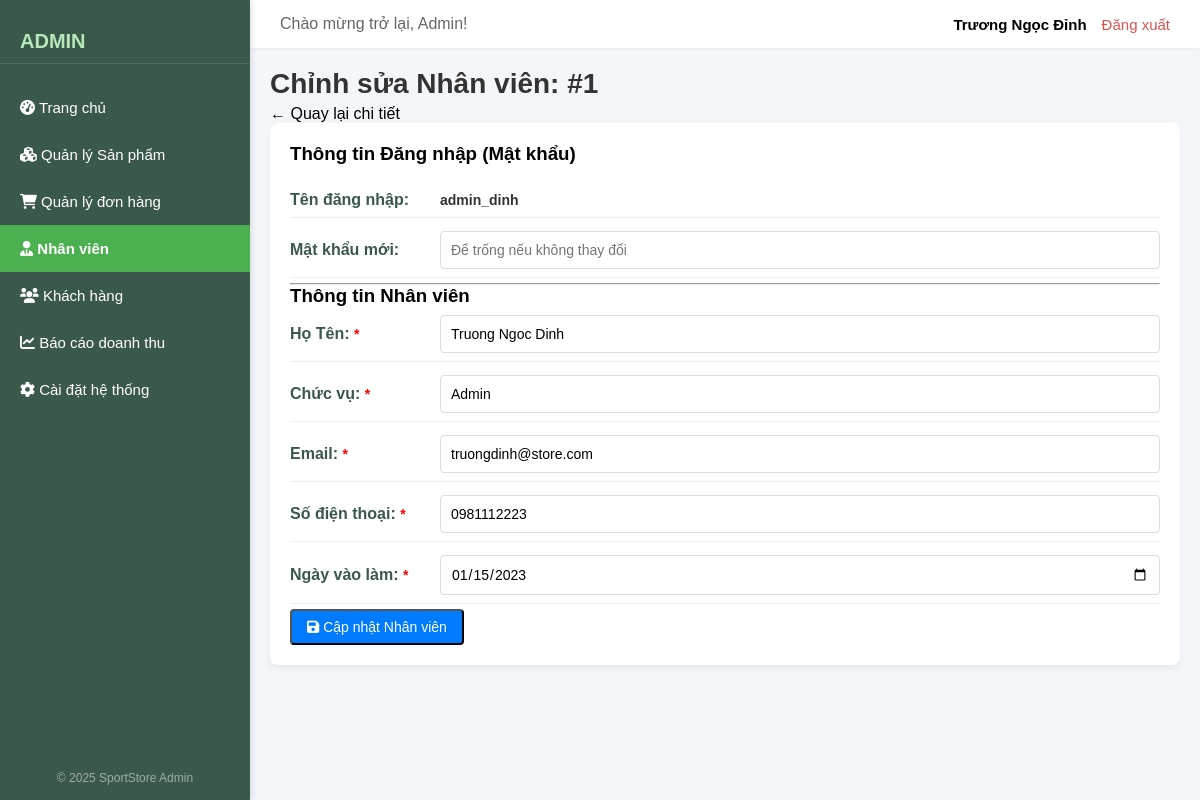
Screenshot of /admin/Nhanviens/edit.php?id=1 with the database file from the repository.
### tables this page shows
CREATE TABLE IF NOT EXISTS `nhanvien` (
  `nhanvien_id` int NOT NULL AUTO_INCREMENT,
  `taikhoan_id` int NOT NULL,
  `ho_ten` varchar(100) NOT NULL,
  `chuc_vu` varchar(50) DEFAULT NULL,
  `ngay_vao_lam` date DEFAULT NULL,
  `sdt` varchar(15) DEFAULT NULL,
  `email` varchar(100) DEFAULT NULL,
  PRIMARY KEY (`nhanvien_id`),
  UNIQUE KEY `taikhoan_id` (`taikhoan_id`)
);

CREATE TABLE IF NOT EXISTS `taikhoan` (
  `taikhoan_id` int NOT NULL AUTO_INCREMENT,
  `ten_dangnhap` varchar(50) NOT NULL,
  `mat_khau` varchar(255) NOT NULL,
  `vai_tro` varchar(20) NOT NULL COMMENT 'khachhang, nhanvien, admin',
  `trang_thai` varchar(20) NOT NULL DEFAULT 'active',
  PRIMARY KEY (`taikhoan_id`),
  UNIQUE KEY `ten_dangnhap` (`ten_dangnhap`)
);

### classes/DB.class.php (called while the page is built, shortened)
<?php
class DB
{
    private $conn;
    public function __construct()
    {
        $database = new Database();
        $this->conn = $database->getConnection();
    }
    public function selectOne($sql)
    {
        $result = $this->conn->query($sql);
        if ($result && $result->num_rows > 0) {
            $row = $result->fetch_object();
            return $row;
        }
        return null;
    }
}

### config/connect.php (called while the page is built, shortened)
<?php
class Database
{
    public function getConnection()
    {
        $this->conn = new mysqli(HOST, DB_USER, DB_PASS, DB_NAME);
        $this->conn->set_charset("utf8");
        return $this->conn;
    }
}

### controller/NhanvienController.php (called while the page is built, shortened)
<?php
$root_path = dirname(__DIR__);
require_once $root_path . '/config/connect.php';
require_once $root_path . '/classes/DB.class.php';
require_once $root_path . '/classes/Nhanvien.class.php';
class NhanvienController
{
    private $nhanvienModel;
    public function __construct()
    {
        $this->nhanvienModel = new Nhanvien();
    }
    public function detail($id)
    {
        $nhanvien = null;
        $message = null;
        if ($this->nhanvienModel->readOne($id)) {
            $nhanvien = (object)[
                'nhanvien_id' => $this->nhanvienModel->nhanvien_id,
                'ho_ten' => $this->nhanvienModel->ho_ten,
                'email' => $this->nhanvienModel->email,
                'sdt' => $this->nhanvienModel->sdt,
                'chuc_vu' => $this->nhanvienModel->chuc_vu,
                'ngay_vao_lam' => $this->nhanvienModel->ngay_vao_lam,
                'ten_dangnhap' => $this->nhanvienModel->ten_dangnhap,
                'trang_thai' => $this->nhanvienModel->trang_thai,
            ];
        } else {
            $message = "Lỗi: Không tìm thấy Nhân viên có ID " . $id;
        }
        return [
            'nhanvien' => $nhanvien,
            'message' => $message
        ];
    }
}

### classes/Nhanvien.class.php (called while the page is built, shortened)
<?php
class Nhanvien
{
    private $db;
    private $table_nhanvien = 'nhanvien';
    private $table_taikhoan = 'taikhoan';
    public function __construct()
    {
        $this->db = new DB();
    }
    public function readOne($id)
    {
        $safe_id = (int)$id;
        $query = "
            SELECT
                nv.*, tk.ten_dangnhap, tk.trang_thai
            FROM
                " . $this->table_nhanvien . " nv
            JOIN
                " . $this->table_taikhoan . " tk ON nv.taikhoan_id = tk.taikhoan_id
            WHERE
                nv.nhanvien_id = $safe_id
            LIMIT 0,1";
        $row = $this->db->selectOne($query);
        if ($row) {
            $this->nhanvien_id = $row->nhanvien_id ?? null;
            $this->ho_ten = $row->ho_ten ?? null;
            $this->email = $row->email ?? null;
            $this->sdt = $row->sdt ?? null;
            $this->chuc_vu = $row->chuc_vu ?? null;
            $this->ngay_vao_lam = $row->ngay_vao_lam ?? null;
            $this->ten_dangnhap = $row->ten_dangnhap ?? null;
            $this->trang_thai = $row->trang_thai ?? null;
            return true;
        }
        return false;
    }
}

### admin/Nhanviens/edit.php (the view, shortened to what this page needs)
<?php
require_once '../includes/admin_header.php';
require_once '../../controller/NhanvienController.php';
$controller = new NhanvienController();
$nhanvien_id = isset($_GET['id']) ? (int)$_GET['id'] : 0;
$form_data = [];
$data_detail = $controller->detail($nhanvien_id);
$nhanvien = $data_detail['nhanvien'];
if (!$nhanvien) {
    $message = $data_detail['message'];
} else {
    $form_data = (array)$nhanvien;
    if (!empty($form_data['ngay_vao_lam'])) {
        try {
            $date = new DateTime($form_data['ngay_vao_lam']);
            $form_data['ngay_vao_lam'] = $date->format('Y-m-d');
        } catch (Exception $e) {
            $form_data['ngay_vao_lam'] = '';
        }
    }
}
?>
<h1>Chỉnh sửa Nhân viên: #<?php echo htmlspecialchars($nhanvien_id); ?></h1>
<p><a href="detail.php?id=<?php echo htmlspecialchars($nhanvien_id); ?>">← Quay lại chi tiết</a></p>
<?php if ($nhanvien): ?>
    <div class="form-container">
        <form action="edit.php?id=<?php echo htmlspecialchars($nhanvien_id); ?>" method="POST">
            <h3>Thông tin Đăng nhập (Mật khẩu)</h3>
            <br>
            <div class="form-group">
                <label>Tên đăng nhập:</label>
                <p><strong><?php echo htmlspecialchars($nhanvien->ten_dangnhap ?? ''); ?></strong></p>
            </div>
            <div class="form-group">
                <label for="mat_khau">Mật khẩu mới:</label>
                <input type="password" id="mat_khau" name="mat_khau" placeholder="Để trống nếu không thay đổi">
            </div>
            <hr>
            <h3>Thông tin Nhân viên</h3>
            <div class="form-group">
                <label for="ho_ten">Họ Tên: <span style="color: red;">*</span></label>
                <input type="text" id="ho_ten" name="ho_ten" value="<?php echo htmlspecialchars($form_data['ho_ten'] ?? ''); ?>">
            </div>
            <div class="form-group">
                <label for="chuc_vu">Chức vụ: <span style="color: red;">*</span></label>
                <input type="text" id="chuc_vu" name="chuc_vu" value="<?php echo htmlspecialchars($form_data['chuc_vu'] ?? ''); ?>">
            </div>
            <div class="form-group">
                <label for="email">Email: <span style="color: red;">*</span></label>
                <input type="email" id="email" name="email" value="<?php echo htmlspecialchars($form_data['email'] ?? ''); ?>">
            </div>
            <div class="form-group">
                <label for="sdt">Số điện thoại: <span style="color: red;">*</span></label>
                <input type="text" id="sdt" name="sdt" value="<?php echo htmlspecialchars($form_data['sdt'] ?? ''); ?>">
            </div>
            <div class="form-group">
                <label for="ngay_vao_lam">Ngày vào làm: <span style="color: red;">*</span></label>
                <input type="date" id="ngay_vao_lam" name="ngay_vao_lam" value="<?php echo htmlspecialchars($form_data['ngay_vao_lam'] ?? ''); ?>">
            </div>
            <button type="submit" class="export-btn" style="background-color: #007bff;">
                <i class="fa fa-save"></i> Cập nhật Nhân viên
            </button>
        </form>
    </div>
<?php endif; ?>
<?php require_once '../includes/admin_footer.php'; ?>

### assets/css/admin_style.css (style rules this page uses)
* { margin: 0; padding: 0; box-sizing: border-box; font-family: Arial, sans-serif; }
a { text-decoration: none; color: inherit; }
body { background-color: #f4f7f9; }
.dashboard-content h1 { font-size: 28px; color: #333; margin-bottom: 5px; }
.export-btn { background-color: #28a745; color: white; padding: 8px 15px; border-radius: 4px; font-size: 14px; }
.form-container { background-color: white; padding: 20px; border-radius: 8px; box-shadow: 0 4px 6px rgba(0, 0, 0, 0.05); }
.form-group { margin-bottom: 5px; padding: 8px 0; display: flex; align-items: center; border-bottom: 1px solid #eee; }
.form-group label { width: 150px; min-width: 150px; font-weight: bold; color: #3b594b; margin-bottom: 0; padding-top: 0; }
.form-group p, .form-group span { margin: 0; flex-grow: 1; color: #333; font-size: 14px; }
.text-input, .text-input select, .text-input textarea, .form-group input:not([type="checkbox"]), .form-group textarea { flex-grow: 1; padding: 10px; border: 1px solid #ddd; border-radius: 4px; font-size: 14px; box-sizing: border-box; }
.form-group input, .form-group textarea { flex-grow: 1; width: auto; }
h1 { color: #333; margin-bottom: 20px; font-size: 1.8em; }

### rows the page displays
nhanvien: taikhoan.ten_dangnhap "admin_dinh", ho_ten "Truong Ngoc Dinh", chuc_vu "Admin", email "truongdinh@store.com", sdt "0981112223", ngay_vao_lam "01/15/2023"

### other values shown
$nhanvien_id "1"
